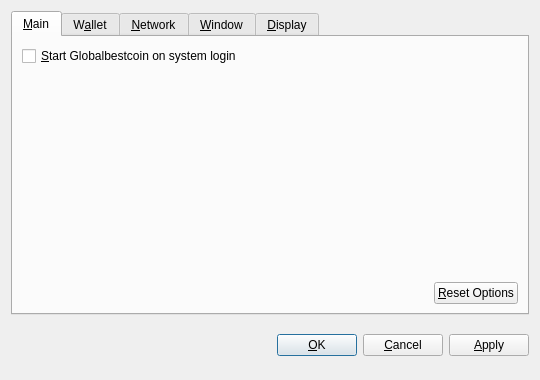
<?xml version="1.0" encoding="UTF-8"?>
<ui version="4.0">
 <class>OptionsDialog</class>
 <widget class="QDialog" name="OptionsDialog">
  <property name="geometry">
   <rect>
    <x>0</x>
    <y>0</y>
    <width>540</width>
    <height>380</height>
   </rect>
  </property>
  <property name="windowTitle">
   <string>Options</string>
  </property>
  <property name="modal">
   <bool>true</bool>
  </property>
  <layout class="QVBoxLayout" name="verticalLayout">
   <item>
    <widget class="QTabWidget" name="tabWidget">
     <property name="tabPosition">
      <enum>QTabWidget::North</enum>
     </property>
     <property name="currentIndex">
      <number>0</number>
     </property>
     <widget class="QWidget" name="tabMain">
      <attribute name="title">
       <string>&amp;Main</string>
      </attribute>
      <layout class="QVBoxLayout" name="verticalLayout_Main">
       <item>
        <widget class="QCheckBox" name="bitcoinAtStartup">
         <property name="toolTip">
          <string>Automatically start Globalbestcoin after logging in to the system.</string>
         </property>
         <property name="text">
          <string>&amp;Start Globalbestcoin on system login</string>
         </property>
        </widget>
       </item>
       <item>
        <spacer name="verticalSpacer_Main">
         <property name="orientation">
          <enum>Qt::Vertical</enum>
         </property>
         <property name="sizeHint" stdset="0">
          <size>
           <width>20</width>
           <height>40</height>
          </size>
         </property>
        </spacer>
       </item>
       <item>
        <layout class="QHBoxLayout" name="horizontalLayout_2_Main">
         <item>
          <spacer name="horizontalSpacer_2_Main">
           <property name="orientation">
            <enum>Qt::Horizontal</enum>
           </property>
           <property name="sizeHint" stdset="0">
            <size>
             <width>40</width>
             <height>20</height>
            </size>
           </property>
          </spacer>
         </item>
         <item>
          <widget class="QPushButton" name="resetButton">
           <property name="toolTip">
            <string>Reset all client options to default.</string>
           </property>
           <property name="text">
            <string>&amp;Reset Options</string>
           </property>
           <property name="autoDefault">
            <bool>false</bool>
           </property>
          </widget>
         </item>
        </layout>
       </item>
      </layout>
     </widget>
     <widget class="QWidget" name="tabWallet">
      <attribute name="title">
       <string>W&amp;allet</string>
      </attribute>
      <layout class="QVBoxLayout" name="verticalLayout_Network">
       <item>
        <widget class="QLabel" name="transactionFeeInfoLabel">
         <property name="text">
          <string>Optional transaction fee per kB that helps make sure your transactions are processed quickly. Most transactions are 1 kB.</string>
         </property>
         <property name="textFormat">
          <enum>Qt::PlainText</enum>
         </property>
         <property name="wordWrap">
          <bool>true</bool>
         </property>
        </widget>
       </item>
       <item>
        <layout class="QHBoxLayout" name="horizontalLayout_1_Main">
         <item>
          <widget class="QLabel" name="transactionFeeLabel">
           <property name="text">
            <string>Pay transaction &amp;fee</string>
           </property>
           <property name="textFormat">
            <enum>Qt::PlainText</enum>
           </property>
           <property name="buddy">
            <cstring>transactionFee</cstring>
           </property>
          </widget>
         </item>
         <item>
          <widget class="BitcoinAmountField" name="transactionFee"/>
         </item>
         <item>
          <spacer name="horizontalSpacer_1_Main">
           <property name="orientation">
            <enum>Qt::Horizontal</enum>
           </property>
           <property name="sizeHint" stdset="0">
            <size>
             <width>40</width>
             <height>20</height>
            </size>
           </property>
          </spacer>
         </item>
        </layout>
       </item>
       <item>
        <widget class="QLabel" name="label">
         <property name="text">
          <string>If you disable the spending of unconfirmed change, the change from a transaction cannot be used until that transaction has at least one confirmation. This also affects how your balance is computed.</string>
         </property>
         <property name="wordWrap">
          <bool>true</bool>
         </property>
        </widget>
       </item>
       <item>
        <widget class="QCheckBox" name="spendZeroConfChange">
         <property name="text">
          <string>Spend unconfirmed change  (experts only)</string>
         </property>
        </widget>
       </item>
       <item>
        <spacer name="verticalSpacer">
         <property name="orientation">
          <enum>Qt::Vertical</enum>
         </property>
         <property name="sizeHint" stdset="0">
          <size>
           <width>20</width>
           <height>40</height>
          </size>
         </property>
        </spacer>
       </item>
      </layout>
     </widget>
     <widget class="QWidget" name="tabNetwork">
      <attribute name="title">
       <string>&amp;Network</string>
      </attribute>
      <layout class="QVBoxLayout" name="verticalLayout_Network">
       <item>
        <widget class="QCheckBox" name="mapPortUpnp">
         <property name="toolTip">
          <string>Automatically open the Globalbestcoin client port on the router. This only works when your router supports UPnP and it is enabled.</string>
         </property>
         <property name="text">
          <string>Map port using &amp;UPnP</string>
         </property>
        </widget>
       </item>
       <item>
        <widget class="QCheckBox" name="connectSocks">
         <property name="toolTip">
          <string>Connect to the Globalbestcoin network through a SOCKS proxy (e.g. when connecting through Tor).</string>
         </property>
         <property name="text">
          <string>&amp;Connect through SOCKS proxy:</string>
         </property>
        </widget>
       </item>
       <item>
        <layout class="QHBoxLayout" name="horizontalLayout_Network">
         <item>
          <widget class="QLabel" name="proxyIpLabel">
           <property name="text">
            <string>Proxy &amp;IP:</string>
           </property>
           <property name="textFormat">
            <enum>Qt::PlainText</enum>
           </property>
           <property name="buddy">
            <cstring>proxyIp</cstring>
           </property>
          </widget>
         </item>
         <item>
          <widget class="QValidatedLineEdit" name="proxyIp">
           <property name="maximumSize">
            <size>
             <width>140</width>
             <height>16777215</height>
            </size>
           </property>
           <property name="toolTip">
            <string>IP address of the proxy (e.g. 127.0.0.1)</string>
           </property>
          </widget>
         </item>
         <item>
          <widget class="QLabel" name="proxyPortLabel">
           <property name="text">
            <string>&amp;Port:</string>
           </property>
           <property name="textFormat">
            <enum>Qt::PlainText</enum>
           </property>
           <property name="buddy">
            <cstring>proxyPort</cstring>
           </property>
          </widget>
         </item>
         <item>
          <widget class="QLineEdit" name="proxyPort">
           <property name="maximumSize">
            <size>
             <width>55</width>
             <height>16777215</height>
            </size>
           </property>
           <property name="toolTip">
            <string>Port of the proxy (e.g. 9050)</string>
           </property>
          </widget>
         </item>
         <item>
          <widget class="QLabel" name="socksVersionLabel">
           <property name="text">
            <string>SOCKS &amp;Version:</string>
           </property>
           <property name="textFormat">
            <enum>Qt::PlainText</enum>
           </property>
           <property name="buddy">
            <cstring>socksVersion</cstring>
           </property>
          </widget>
         </item>
         <item>
          <widget class="QValueComboBox" name="socksVersion">
           <property name="toolTip">
            <string>SOCKS version of the proxy (e.g. 5)</string>
           </property>
          </widget>
         </item>
         <item>
          <spacer name="horizontalSpacer_Network">
           <property name="orientation">
            <enum>Qt::Horizontal</enum>
           </property>
           <property name="sizeHint" stdset="0">
            <size>
             <width>40</width>
             <height>20</height>
            </size>
           </property>
          </spacer>
         </item>
        </layout>
       </item>
       <item>
        <spacer name="verticalSpacer_Network">
         <property name="orientation">
          <enum>Qt::Vertical</enum>
         </property>
         <property name="sizeHint" stdset="0">
          <size>
           <width>20</width>
           <height>40</height>
          </size>
         </property>
        </spacer>
       </item>
      </layout>
     </widget>
     <widget class="QWidget" name="tabWindow">
      <attribute name="title">
       <string>&amp;Window</string>
      </attribute>
      <layout class="QVBoxLayout" name="verticalLayout_Window">
       <item>
        <widget class="QCheckBox" name="minimizeToTray">
         <property name="toolTip">
          <string>Show only a tray icon after minimizing the window.</string>
         </property>
         <property name="text">
          <string>&amp;Minimize to the tray instead of the taskbar</string>
         </property>
        </widget>
       </item>
       <item>
        <widget class="QCheckBox" name="minimizeOnClose">
         <property name="toolTip">
          <string>Minimize instead of exit the application when the window is closed. When this option is enabled, the application will be closed only after selecting Quit in the menu.</string>
         </property>
         <property name="text">
          <string>M&amp;inimize on close</string>
         </property>
        </widget>
       </item>
       <item>
        <spacer name="verticalSpacer_Window">
         <property name="orientation">
          <enum>Qt::Vertical</enum>
         </property>
         <property name="sizeHint" stdset="0">
          <size>
           <width>20</width>
           <height>40</height>
          </size>
         </property>
        </spacer>
       </item>
      </layout>
     </widget>
     <widget class="QWidget" name="tabDisplay">
      <attribute name="title">
       <string>&amp;Display</string>
      </attribute>
      <layout class="QVBoxLayout" name="verticalLayout_Display">
       <item>
        <layout class="QHBoxLayout" name="horizontalLayout_1_Display">
         <item>
          <widget class="QLabel" name="langLabel">
           <property name="text">
            <string>User Interface &amp;language:</string>
           </property>
           <property name="textFormat">
            <enum>Qt::PlainText</enum>
           </property>
           <property name="buddy">
            <cstring>lang</cstring>
           </property>
          </widget>
         </item>
         <item>
          <widget class="QValueComboBox" name="lang">
           <property name="toolTip">
            <string>The user interface language can be set here. This setting will take effect after restarting Globalbestcoin.</string>
           </property>
          </widget>
         </item>
        </layout>
       </item>
       <item>
        <layout class="QHBoxLayout" name="horizontalLayout_2_Display">
         <item>
          <widget class="QLabel" name="unitLabel">
           <property name="text">
            <string>&amp;Unit to show amounts in:</string>
           </property>
           <property name="textFormat">
            <enum>Qt::PlainText</enum>
           </property>
           <property name="buddy">
            <cstring>unit</cstring>
           </property>
          </widget>
         </item>
         <item>
          <widget class="QValueComboBox" name="unit">
           <property name="toolTip">
            <string>Choose the default subdivision unit to show in the interface and when sending coins.</string>
           </property>
          </widget>
         </item>
        </layout>
       </item>
       <item>
        <widget class="QCheckBox" name="displayAddresses">
         <property name="toolTip">
          <string>Whether to show Globalbestcoin addresses in the transaction list or not.</string>
         </property>
         <property name="text">
          <string>&amp;Display addresses in transaction list</string>
         </property>
        </widget>
       </item>
       <item>
        <widget class="QCheckBox" name="coinControlFeatures">
         <property name="toolTip">
          <string>Whether to show coin control features or not.</string>
         </property>
         <property name="text">
          <string>Display coin &amp;control features (experts only!)</string>
         </property>
        </widget>
       </item>
       <item>
        <spacer name="verticalSpacer_Display">
         <property name="orientation">
          <enum>Qt::Vertical</enum>
         </property>
         <property name="sizeHint" stdset="0">
          <size>
           <width>20</width>
           <height>40</height>
          </size>
         </property>
        </spacer>
       </item>
      </layout>
     </widget>
    </widget>
   </item>
   <item>
    <layout class="QHBoxLayout" name="horizontalLayout_Buttons">
     <item>
      <spacer name="horizontalSpacer_1">
       <property name="orientation">
        <enum>Qt::Horizontal</enum>
       </property>
       <property name="sizeHint" stdset="0">
        <size>
         <width>40</width>
         <height>48</height>
        </size>
       </property>
      </spacer>
     </item>
     <item>
      <widget class="QLabel" name="statusLabel">
       <property name="font">
        <font>
         <weight>75</weight>
         <bold>true</bold>
        </font>
       </property>
       <property name="text">
        <string/>
       </property>
       <property name="textFormat">
        <enum>Qt::PlainText</enum>
       </property>
       <property name="wordWrap">
        <bool>true</bool>
       </property>
      </widget>
     </item>
     <item>
      <spacer name="horizontalSpacer_2">
       <property name="orientation">
        <enum>Qt::Horizontal</enum>
       </property>
       <property name="sizeHint" stdset="0">
        <size>
         <width>40</width>
         <height>48</height>
        </size>
       </property>
      </spacer>
     </item>
     <item>
      <widget class="QPushButton" name="okButton">
       <property name="text">
        <string>&amp;OK</string>
       </property>
      </widget>
     </item>
     <item>
      <widget class="QPushButton" name="cancelButton">
       <property name="text">
        <string>&amp;Cancel</string>
       </property>
       <property name="autoDefault">
        <bool>false</bool>
       </property>
      </widget>
     </item>
     <item>
      <widget class="QPushButton" name="applyButton">
       <property name="text">
        <string>&amp;Apply</string>
       </property>
       <property name="autoDefault">
        <bool>false</bool>
       </property>
      </widget>
     </item>
    </layout>
   </item>
  </layout>
 </widget>
 <customwidgets>
  <customwidget>
   <class>BitcoinAmountField</class>
   <extends>QSpinBox</extends>
   <header>bitcoinamountfield.h</header>
  </customwidget>
  <customwidget>
   <class>QValueComboBox</class>
   <extends>QComboBox</extends>
   <header>qvaluecombobox.h</header>
  </customwidget>
  <customwidget>
   <class>QValidatedLineEdit</class>
   <extends>QLineEdit</extends>
   <header>qvalidatedlineedit.h</header>
  </customwidget>
 </customwidgets>
 <resources/>
 <connections/>
</ui>
